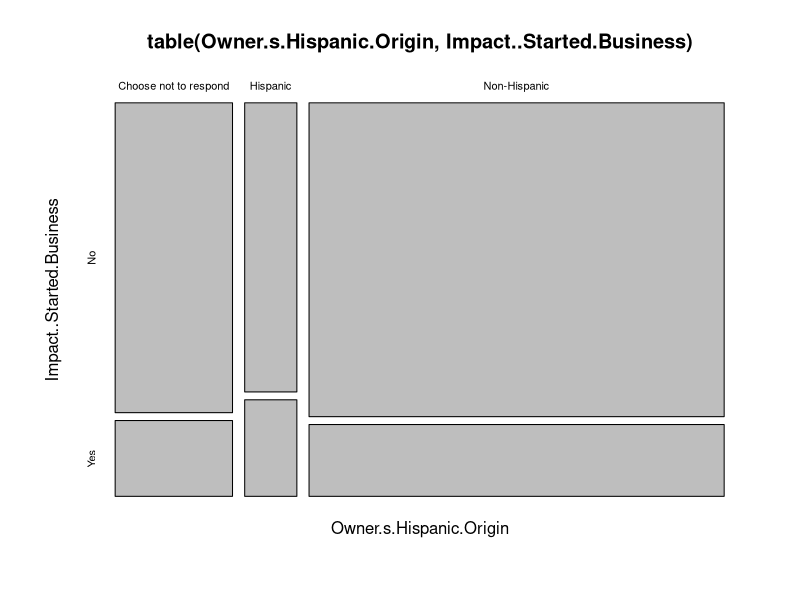
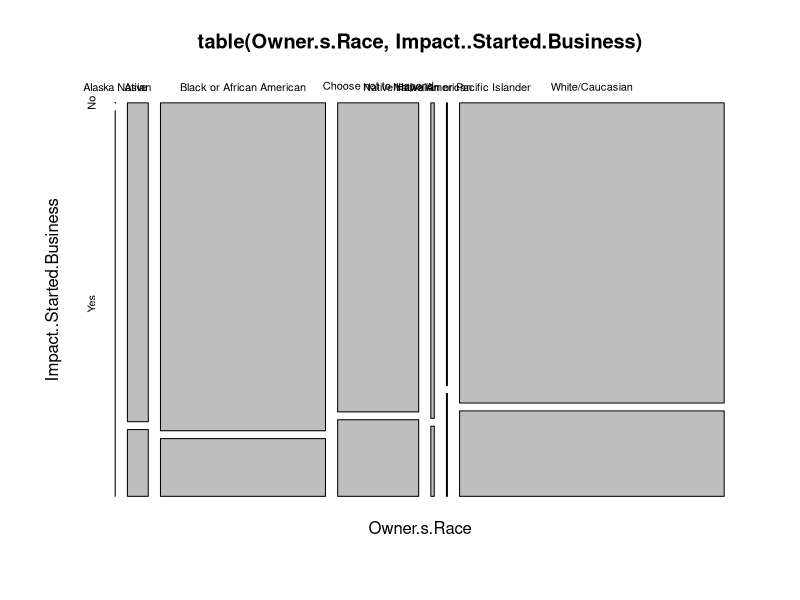

Here is the R script that generated these plots, in order: (Note: this script raises an error after producing the figures.)
library(dplyr)
library(tidyverse)
#library(DataExplorer)


raw <- read.csv("tempraw.csv", stringsAsFactors = FALSE)
raw <- raw[1:17078,]

colnames(raw)


nrow(raw)
head(raw)
tail(raw)
str(raw)

raw_regdata <- raw %>% filter(Impact..Started.Business %in% c("Yes","No"))
nrow(raw_regdata)
table(raw$Business.Status)

attach(raw_regdata)

table(Owner.s.Hispanic.Origin, Impact..Started.Business)
table(Owner.s.Hispanic.Origin, Impact..Started.Business)
plot(table(Owner.s.Hispanic.Origin, Impact..Started.Business))
table(County, Impact..Started.Business)
plot(table(Owner.s.Race, Impact..Started.Business))

raw_regdata$started <- as.numeric(if_else(raw_regdata$Impact..Started.Business == "Yes", 1, 0))
table(raw_regdata$started)

#Creating factor variable for County/Service center

x<-as.data.frame(table(ï..Service.Center)) 
quantile(x$Freq)
y <- as.data.frame(table(County)) 
quantile(y$Freq)
temp <- y%>%filter(Freq>475)
high_counties <- temp%>%select(County)
raw_regdata$CC <- if_else(County %in% high_counties$County, 1,0)
table(raw_regdata$CC)

#Regression building
reg <- glm(started ~ as.factor(CC) + as.factor(Attended.Group.Training.) + Total.Counseling.Time..hrs
                    + as.factor(Owner.s.Hispanic.Origin) 
                    +as.factor(Ownership.Gender) + Company.s.Total.employees + Company.s.Gross.Revenue...
                    ,data = raw_regdata, family = binomial(link = "logit"), control = list(maxit = 50))

summary(reg)
predict.glm(reg)
head(raw_regdata)


#Aggregating some variables - only gender and NAICS makes sense.

raw_regdata$Male <- if_else(raw_regdata$Ownership.Gender == "Male-Owned",1,0)
table(raw_regdata$Male)

reg1 <- glm(started ~ as.factor(CC) + as.factor(Attended.Group.Training.) + Total.Counseling.Time..hrs
                      + Company.s.Total.employees + Company.s.Gross.Revenue...
                     ,data = raw_regdata, family = binomial(link = "logit"), control = list(maxit = 50))

summary(reg1)

write.csv(raw_regdata,"Success_reg_data.csv")

#aggregating and Checking Industry code

ind_data <- table(NAICS.code, raw_regdata$started)
ind_data$rate <- ind_data[,"1"]/ind_data[,"0"]

temp <- as.data.frame(ind_data$rate)
temp <- add_rownames(temp, c("Industry", "rate"))
quantile(temp$`ind_data$rate`)
  #0%   25%  50%  75%   100% 
  #0.0 0.30 0.33 0.39  0.600
high_ind <- temp%>%filter(`ind_data$rate`> 0.38) %>% select(Industry)
raw_regdata$HI <- if_else(NAICS.code %in% high_ind$Industry, 1,0)

reg2 <- glm(started ~ as.factor(CC) + as.factor(Attended.Group.Training.) + Total.Counseling.Time..hrs
            + Company.s.Total.employees + Company.s.Gross.Revenue... + HI
            ,data = raw_regdata, family = binomial(link = "logit"), control = list(maxit = 50))

summary(reg2)







